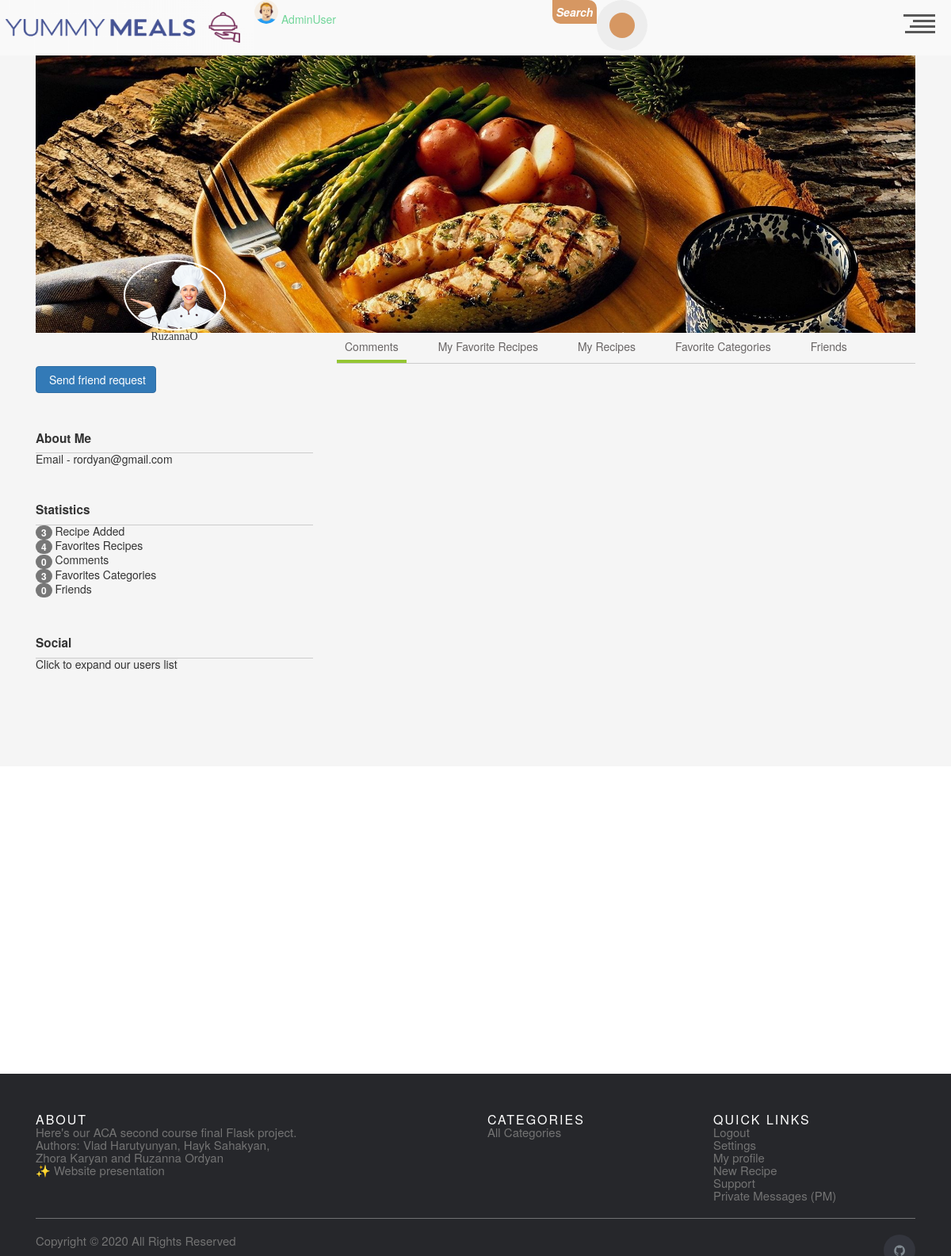
The app's page /user/user_profile/2 (signed in) with its own data.
### app/users/models.py (models this page shows, shortened)
class User(db.Model, UserMixin):
    __tablename__ = 'user'
    id = db.Column(db.Integer, primary_key=True)
    username = db.Column(db.String(20), unique=True, nullable=False)
    email = db.Column(db.String(120), unique=True, nullable=False)
    image_file = db.Column(
        db.String(20), nullable=False, default='default.png')
    password = db.Column(db.String(60), nullable=False)
    comment = db.relationship('UserComments', backref='author', lazy=True)
    is_admin = db.Column(db.Boolean, default=False)

### app/users/routes.py (the view)
@users_bp.route('/user_profile/<int:u_id>', methods=['GET'])
@login_required
def users_profiles(u_id: int):
    user_extra = db.session.query(User).all()
    user = db.session.query(User). \
        filter(User.id.like(u_id)).first()
    user_favorite_meals = db.session.query(UserFavorite). \
        filter(UserFavorite.user_id.like(u_id)).all()
    user_meals = db.session.query(Meal). \
        filter(Meal.author_id.like(u_id)).all()
    comments = db.session.query(UserComments). \
        filter(UserComments.user_id.like(u_id)).all()
    favorite_categories = db.session.query(UserFavoriteCategory). \
        filter(UserFavoriteCategory.user_id.like(u_id)).all()
    friends = db.session.query(User). \
        join(Friendship, User.id == Friendship.requesting_user_id). \
        add_columns(Friendship.receiving_user_id,
                    Friendship.requesting_user_id).filter(
        or_(Friendship.requesting_user_id == u_id,
            Friendship.receiving_user_id == u_id),
        Friendship.status == 1).all()
    f_ship_requests = db.session.query(Friendship). \
        filter(
        Friendship.receiving_user_id.like(current_user.id),
        Friendship.status.is_(False)).all()
    check_fship = None
    if current_user.id != u_id:
        check_fship = db.session.query(Friendship). \
                          filter(
            Friendship.requesting_user_id.like(current_user.id),
            Friendship.receiving_user_id.like(
                u_id)).first() or db.session.query(Friendship). \
                          filter(
            Friendship.requesting_user_id.like(u_id),
            Friendship.receiving_user_id.like(current_user.id)).first()
    return render_template(
        'user_profile.html',
        user=user,
        ufm=user_favorite_meals,
        ufc=favorite_categories,
        user_meals=user_meals,
        friends=friends,
        user_extra=user_extra,
        comments=comments,
        u_id=u_id,
        check_fship=check_fship,
        f_ship_requests=f_ship_requests
    )

### app/users/models.py (called while the page is built)
@login_manager.user_loader
def load_user(user_id):
    return User.query.get(int(user_id))

### app/users/templates/user_profile.html (shortened to what this page needs)
{% extends 'base.html' %}
{% block content %}
<link rel="stylesheet" href= {{url_for('users.static' , filename = "user_profile.css" ) }} > </link>
<div class="container">
    <div class="user-profile">
        <div class="profile-header-background" style="background:url({{url_for('meals.static' , filename = "default.jpg")}}); width:100%; height:350px;background-size:cover;margin:0px auto;"></div>
        <div class="row">
            <div class="col-md-4">
                <div class="profile-info-left">
                    <div class="text-center">
                        <img src="{{url_for('users.static' ,filename='profile_pics/'+user.image_file) }}" alt="Avatar" class="avatar img-circle">
                        <h2>{{user.username}}</h2>
                    </div>
                     <div class="action-buttons">
                        <div class="row">
                        {% if  user.id != current_user.id and not check_fship %}
                            <div class="col-xs-6">
                                <a href="{{url_for('users.add_to_friends' , f_id = user.id)}}" class="btn btn-primary"> Send friend request</a>
                            </div>
                        {% elif user.id != current_user.id and  not check_fship.status %}
                             <div class="col-xs-6">
                                <a href="{{url_for('users.add_to_friends' , f_id = user.id)}}" class="btn btn-danger"><i class="fa fa-plus-round"></i> Remove friend request </a>
                            </div>
                        {% elif user.id != current_user.id and  check_fship.status %}
                            <div class="col-xs-6">
                                <a href="{{url_for('users.add_to_friends' , f_id = user.id)}}" class="btn btn-danger"><i class="fa fa-plus-round"></i> Remove from friends </a>
                            </div>
                        {% endif %}
                        </div>
                    </div>
                    <div class="section">
                        <h3>About Me</h3>
                        <p>Email - {{user.email}} </p>
                    </div>
                    <div class="section">
                        <h3>Statistics</h3>
                        <p><span class="badge">{{user_meals|length}}</span> Recipe Added</p>
                        <p><span class="badge">{{ufm|length}}</span> Favorites Recipes</p>
                        <p><span class="badge">{{comments|length}}</span> Comments</p>
                        <p><span class="badge">{{ufc|length}}</span> Favorites Categories</p>
			<p><span class="badge">{{friends|length}}</span> Friends</p>
                    </div>
                    <div class="section">
                        <h3>Social</h3>
                          <button onclick="myFunction()" id="myBtn">Click to expand our users list</button>
                    </div>
                </div>
            </div>
            <div class="col-md-8">
                <div class="profile-info-right">
                    <ul class="nav nav-pills nav-pills-custom-minimal custom-minimal-bottom">
                        <li class="active"><a href="#activities" data-toggle="tab">Comments</a></li>
                        <li><a href="#followers" data-toggle="tab">My Favorite Recipes</a></li>
                        <li><a href="#following" data-toggle="tab">My Recipes</a></li>
                        <li><a href="#followed" data-toggle="tab">Favorite Categories</a></li>
			<li><a href="#friendy" data-toggle="tab">Friends</a></li>
                    </ul>
                    <div class="tab-content">
                        <div class="tab-pane fade" id="followed">
                        {% for favorite in ufc %}
                            <div class="media user-follower">
								<div class="media-body">
								<a href="{{url_for('meals.meals_by_category', c_id = favorite.category_id)}}">@{{favorite.category.name}}<br><span class="text-muted username"</a>
								</div>
                            </div>
                        {% endfor %}
                        </div>
                        </div>
                    </div>
                </div>
            </div>
        </div>
    </div>
{% endblock content %}

### app/index/templates/header.html (shortened to what this page needs)
<link rel="stylesheet" href="{{url_for('index.static',filename='css/header.css') }}">
<header style="display:flex">
  <h1><a style="display:flex;" href="/"><img width="321" height="70", src="{{url_for('index.static' ,  filename='media/Logo2-1.png') }}" ></a></h1>
  <h1>
  {%if current_user.is_authenticated%}
  <img width="30" height="30", src="{{url_for('users.static' ,  filename='profile_pics/'+current_user.image_file) }}" alt="Avatar" class="avatar img-circle">
  	<a href="/user/user_profile/{{current_user.id}}">{{current_user.username}}  </a>
	{%endif%}
  </h1>
<div class="search-form">
<p class="head_search_txt">Search</p>
 <form  method = 'GET' action="{{url_for('meals.meal_search')}}">
    <button style = "outline:none;" class="head_search_btn" type = 'submit'></button>
  </form>
</div>
  <div id="nav-trigger" role="button">
    <div class="line l-01"></div>
    <div class="line l-02"></div>
    <div class="line l-03"></div>
    <div class="line l-04"></div>
  </div>
</header>

### app/index/static/css/base.css (style rules this page uses)
* { margin: 0; padding: 0; outline: none; box-sizing: border-box; }
body { background-color: #ededed; }
.site-footer a { color:#737373; }

### app/index/static/css/header.css (style rules this page uses)
html, div, span, applet, object, iframe, h1, h2, h3, h4, h5, h6, p, blockquote, pre, a, abbr, acronym, address, big, cite, code, del, dfn, em, img, ins, kbd, q, s, samp, small, strike, strong, sub, sup, tt, var, b, u, i, center, dl, dt, dd, ol, ul, li, fieldset, form, label, legend, table, caption, tbody, tfoot, thead, tr, th, td, article, aside, canvas, details, embed, figure, figcaption, footer, header, hgroup, menu, nav, output, ruby, section, summary, time, mark, audio, video { margin: 0; padding: 0; border: 0; font-size: 100%; font: inherit; vertical-align: baseline; }
article, aside, details, figcaption, figure, footer, header, hgroup, menu, nav, section, main { display: block; }
body { line-height: 1; }
ol, ul { list-style: none; }
html * { -webkit-font-smoothing: antialiased; -moz-osx-font-smoothing: grayscale; }
*, *:after, *:before { -webkit-box-sizing: border-box; -moz-box-sizing: border-box; box-sizing: border-box; }
html, body { height: 100%; }
a { color: #72d69a; text-decoration: none; transition: color .2s ease-out; }
header { position: fixed; top: 0; left: 0; height: 50px; width: 100%; background: #f9f9f9; z-index: 3; -webkit-transform: translateZ(0); -webkit-backface-visibility: hidden; -webkit-transition-property: -webkit-transform; -moz-transition-property: -moz-transform; transition-property: transform; -webkit-transition-duration: 0.4s; -moz-transition-duration: 0.4s; transition-duration: 0.4s; }
@media only screen and (min-width: 768px) { header { height: 70px; } }
#nav-trigger { position: absolute; margin: 10px 10px 0 0; top: auto; right: auto; width: 40px; height: 40px; cursor: pointer; text-align: right; float: right; -moz-transform: rotate(180deg); -webkit-transform: rotate(180deg); -o-transform: rotate(180deg); transform: rotate(180deg); -moz-transition: all 0.4s cubic-bezier(0.19, 1, 0.22, 1); -webkit-transition: all 0.4s cubic-bezier(0.19, 1, 0.22, 1); -o-transition: all 0.4s cubic-bezier(0.19, 1, 0.22, 1); transition: all 0.4s cubic-bezier(0.19, 1, 0.22, 1); right: 10px; top: -8px; }
#nav-trigger .line { height: 3px; width: 100%; margin-bottom: 4px; background: #585858; -moz-transition: all 0.4s cubic-bezier(0.19, 1, 0.22, 1); -webkit-transition: all 0.4s cubic-bezier(0.19, 1, 0.22, 1); -o-transition: all 0.4s cubic-bezier(0.19, 1, 0.22, 1); transition: all 0.4s cubic-bezier(0.19, 1, 0.22, 1); }
#nav-trigger .line.l-01 { width: 95%; }
#nav-trigger .line.l-02 { width: 80%; }
#nav-trigger .line.l-03 { width: 70%; }
#nav-trigger .line.l-04 { width: 100%; }
* { outline: none; border: none; padding: 0; }
.search-form { position: relative; margin: 0 auto 0; width: 300px; display: flex; }
.head_search_txt { background: #d69762; color: #fff; width: 56px; display: flex; text-align: center; font-weight: 600; justify-content: center; align-items: center; height: 30px; border-radius: 0px 10px 0px 10px; font-style: italic; }
.search-form:before { content: ' '; position: absolute; left: 70px; top: 14px; width: 2px; height: 36px; transform: scale(0); z-index: 1; background: #d69762; transition: all 0.5s cubic-bezier(.87, -.41, .19, 1.44); }
.active:before { transform: scale(1); transition-delay: 0.3s; animation: 0.6s cubic-bezier(.87, -.41, .19, 1.44) 0.5s infinite forwards focus; }
.head_search_btn { background: #ededed; position: absolute; height: 100%; border-radius: 50%; width: 64px; height: 64px; transition: all 0.5s cubic-bezier(.87, -.41, .19, 1.44); }
.head_search_btn:after { content: ' '; position: absolute; width: 32px; height: 32px; left: 0; right: 0; transform: translateY(-50%); margin: 0 auto; background: #d69762; border-radius: 50%; }
.head_search_btn:before { content: ' '; position: absolute; width: 24px; height: 24px; left: 0; right: 0; top: 20px; transform: scale(0); transform-origin: left top; margin: 0 auto; background: #ededed; border-radius: 50%; z-index: 1; transition: all 0.8s ease; }

### records on screen
User: image_file (picture), username "AdminUser"
User: image_file (picture), username "RuzannaO", email "rordyan@gmail.com"

### other values on screen
{{ user_meals|length }} "3"
{{ ufm|length }} "4"
{{ comments|length }} "0"
{{ ufc|length }} "3"
{{ friends|length }} "0"
